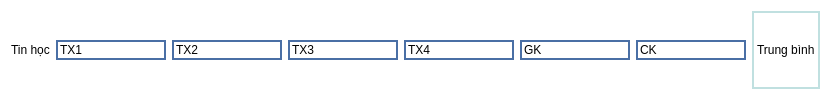
                        <widget class="QWidget" name="widget_30" native="true">
                         <property name="styleSheet">
                          <string notr="true">background-color: rgb(255, 255, 255);</string>
                         </property>
                         <layout class="QHBoxLayout" name="horizontalLayout_21">
                          <item>
                           <widget class="QLabel" name="label_27">
                            <property name="text">
                             <string>Tin học</string>
                            </property>
                           </widget>
                          </item>
                          <item>
                           <widget class="QLineEdit" name="lineEdit_106">
                            <property name="styleSheet">
                             <string notr="true">border: 2px solid #4A6FA5;</string>
                            </property>
                            <property name="text">
                             <string>TX1</string>
                            </property>
                           </widget>
                          </item>
                          <item>
                           <widget class="QLineEdit" name="lineEdit_107">
                            <property name="styleSheet">
                             <string notr="true">border: 2px solid #4A6FA5;</string>
                            </property>
                            <property name="text">
                             <string>TX2</string>
                            </property>
                           </widget>
                          </item>
                          <item>
                           <widget class="QLineEdit" name="lineEdit_108">
                            <property name="styleSheet">
                             <string notr="true">border: 2px solid #4A6FA5;</string>
                            </property>
                            <property name="text">
                             <string>TX3</string>
                            </property>
                           </widget>
                          </item>
                          <item>
                           <widget class="QLineEdit" name="lineEdit_109">
                            <property name="styleSheet">
                             <string notr="true">border: 2px solid #4A6FA5;</string>
                            </property>
                            <property name="text">
                             <string>TX4</string>
                            </property>
                           </widget>
                          </item>
                          <item>
                           <widget class="QLineEdit" name="lineEdit_110">
                            <property name="styleSheet">
                             <string notr="true">border: 2px solid #4A6FA5;</string>
                            </property>
                            <property name="text">
                             <string>GK</string>
                            </property>
                           </widget>
                          </item>
                          <item>
                           <widget class="QLineEdit" name="lineEdit_111">
                            <property name="styleSheet">
                             <string notr="true">border: 2px solid #4A6FA5;</string>
                            </property>
                            <property name="text">
                             <string>CK</string>
                            </property>
                           </widget>
                          </item>
                          <item>
                           <widget class="QLabel" name="label_66">
                            <property name="styleSheet">
                             <string notr="true">border: 2px solid #C0E0E0;</string>
                            </property>
                            <property name="text">
                             <string>Trung bình</string>
                            </property>
                           </widget>
                          </item>
                         </layout>
                        </widget>
